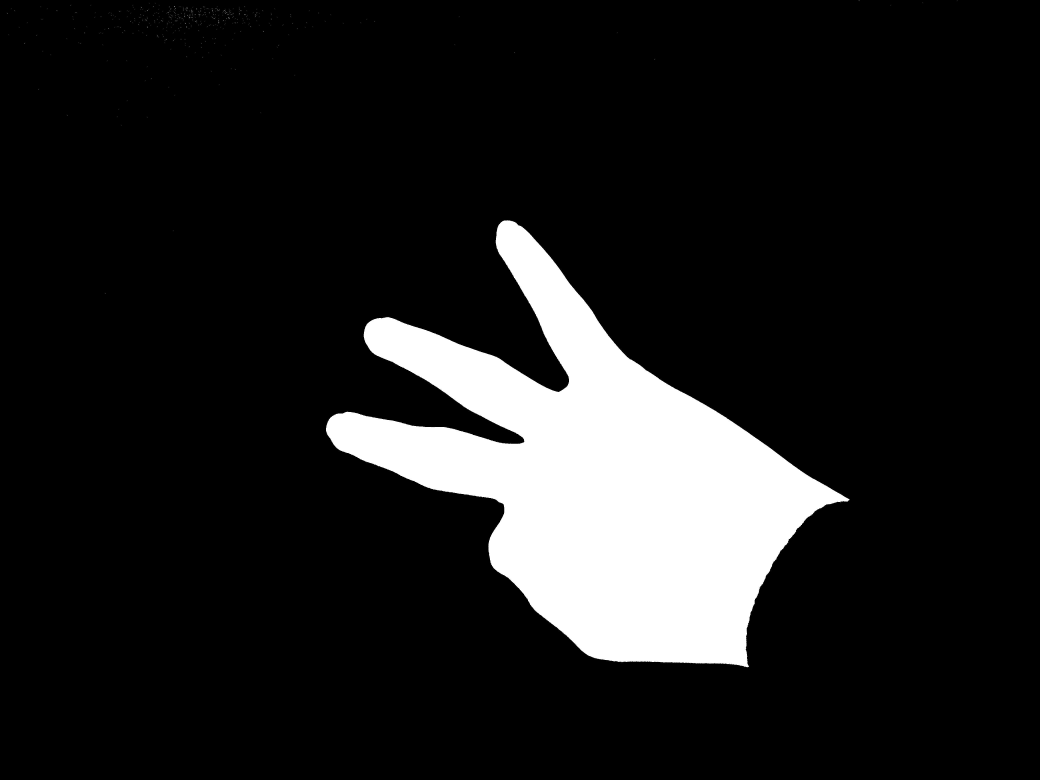
%> input picture t_c.jpg, 4160 x 3120 px (shown at 1/4 size)
$ octave countThree.m   (GNU Octave 9; MATLAB toolbox functions it lacks are replaced by stand-ins)
%> lines starting %> are read from the running program, lines starting %| are printed output that depends on the picture; in (x1, y1, x2, y2) boxes, pixels count from 0 and x2, y2 are one past the last pixel; in counts of white or black regions, pixels touching at a corner belong together; the program's own positions count from 1
### helper_files/testT.m
function [] = testT(fileName)
%> called with fileName = 't_c.jpg'
gestureImg = im2bw(imresize(imread(fileName), 0.1), 0.5);
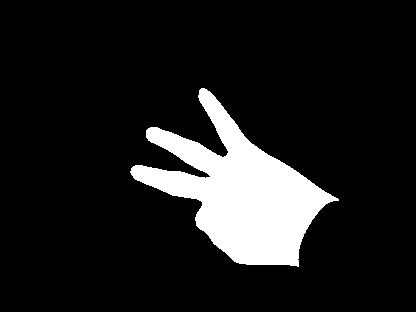
%> gestureImg: size 312x416 logical; 11.8% white; 1 white region, box (x1, y1, x2, y2) and area: (130, 88, 339, 267) 15352
trimedGestureImg = imtrim(gestureImg);
count = countFinger(trimedGestureImg);
fprintf('%s count=%d\n', fileName, count);
end

### imtrim.m
function [out1,out2,out3,out4,out5] = imtrim(im,location)
  %IMTRIM auto-crop an image like Photoshop's Edit>Trim feature, as of yet only
  %grayscale imagse are supported
  %
  %   cropped = IMTRIM(IM) crop image based on top left corner
  %
  %   [cropped,t,b,l,r] = IMTRIM(IM) return cropped image and indices used to
  %   crop the image. So cropped = im(t:b,l:r);
  %
  %   [t,b,l,r] = IMTRIM(IM) return only indices used to crop the image. So
  %   cropped = im(t:b,l:r);
  %
  %   [...] = IMTRIM(IM,location) same as above but location may specify
  %   top-left corner ('NorthWest') or bottom-right corner ('SouthEast') to be
  %   the picel used in determining the auto-crop
  %
  %   Copyright Alec Jacobson, 2010
  %

  if(~exist('location'))
    location = 'NorthWest';
  end

  % gather corner value to which the image is compared
  if(strcmp(location,'NorthWest'))
    corner_value = im(1,1);
%> corner_value = false
  elseif(strcmp(location,'SouthEast'))
    corner_value = im(1,1);
  else
    error([location ' is not a valid location']);
  end

  % hard-coded threshold parameter, works equivalently with Photoshop's
  % hardcoded parameter
  threshold = 0.1;

  % get difference of image with corner value
  %difference = abs(im - corner_value)>0.1;
  % should work for any number of channels
  difference = sqrt(sum((im - corner_value).^2,3)) > ...
    sqrt(threshold^2*size(im,3));
  [left_i,left_j] = ind2sub(size(difference),find(difference,1));
%> left_i = 172; left_j = 131
  [right_i,right_j] = ind2sub(size(difference),find(difference,1,'last'));
%> right_i = 201; right_j = 339
  [top_j,top_i] = ind2sub(size(difference'),find(difference',1));
%> top_j = 202; top_i = 89
  [bottom_j,bottom_i] = ind2sub(size(difference'),find(difference',1,'last'));
%> bottom_j = 299; bottom_i = 267
  if(nargout == 1)
    out1 = im(top_i:bottom_i,left_j:right_j);
%> out1: size 179x209 logical; 41% white; 1 white region, box (x1, y1, x2, y2) and area: (0, 0, 209, 179) 15352
  elseif(nargout == 5)
    out1 = im(top_i:bottom_i,left_j:right_j);
    out2 = top_i;
    out3 = bottom_i;
    out4 = left_j;
    out5 = right_j;
  else
    out1 = top_i;
    out2 = bottom_i;
    out3 = left_j;
    out4 = right_j;
  end
end

### countFinger.m
function maxCount = countFinger(img)
% 1) img is already trimmed 2) img is binary
% img = imtrim(im2bw(imresize(imread('f_ur.jpg'), 0.1), 0.5), 'NorthWest');
img = imrotate(img, -30);
%> img: size 260x271 logical; 21.8% white; 1 white region, box (x1, y1, x2, y2) and area: (47, 36, 215, 240) 15352

img = imclose(img,strel('disk',5)); % denoise
%> img: size 260x271 logical; 22.2% white; 1 white region, box (x1, y1, x2, y2) and area: (47, 36, 215, 240) 15612
img = imfill(img, 'holes'); % remove "space" in fist
% img = edge(img,'prewitt'); % get a edged image
img = imclose(img,strel('disk',5)); % smooth
img = imclose(img,strel('disk',5)); % smooth again
img = imclose(img,strel('disk',5)); % smooth again and again
img = imresize(img, [size(img,1)-20, size(img,2)]); % reduce alternating pixel effect
%> img: size 240x271 logical; 22.2% white; 1 white region, box (x1, y1, x2, y2) and area: (47, 33, 215, 222) 14414
% imshow(img); uncomment this to see the image to scan

prev = 0; % previous color value
curr = 0; % current color value
count = 0; % number of color changes
maxCount = 0; % track the maximum count ever encounter
for row=1:5:size(img, 1) % step size=5, reduce alternating pixel effect
    count = 0;
    for col=1:size(img, 2) % horizontal scan
        curr = img(row, col); % get color value for this [row, col]
        if ne(curr, prev) % if curr != prev
            count = count + 1;
            prev = curr;
        end
    end
    maxCount = max(maxCount, count); % update maxCount
end
%> this loop made 48 passes
%> maxCount on passes 1 to 12: 0, 0, 0, 0, 0, 0, 0, 2, 2, 4, 4, 4
%> after the loop, prev = false
maxCount = int8(maxCount/2); % round to integer
%> maxCount = 3
% fprintf('%d fingers\n', maxCount); uncomment this to see counts

### helper_files/countThree.m
testT('t_c.jpg');
%| t_c.jpg count=3
testT('t_ll.jpg');
%> call 2 of testT, with fileName = 't_ll.jpg'
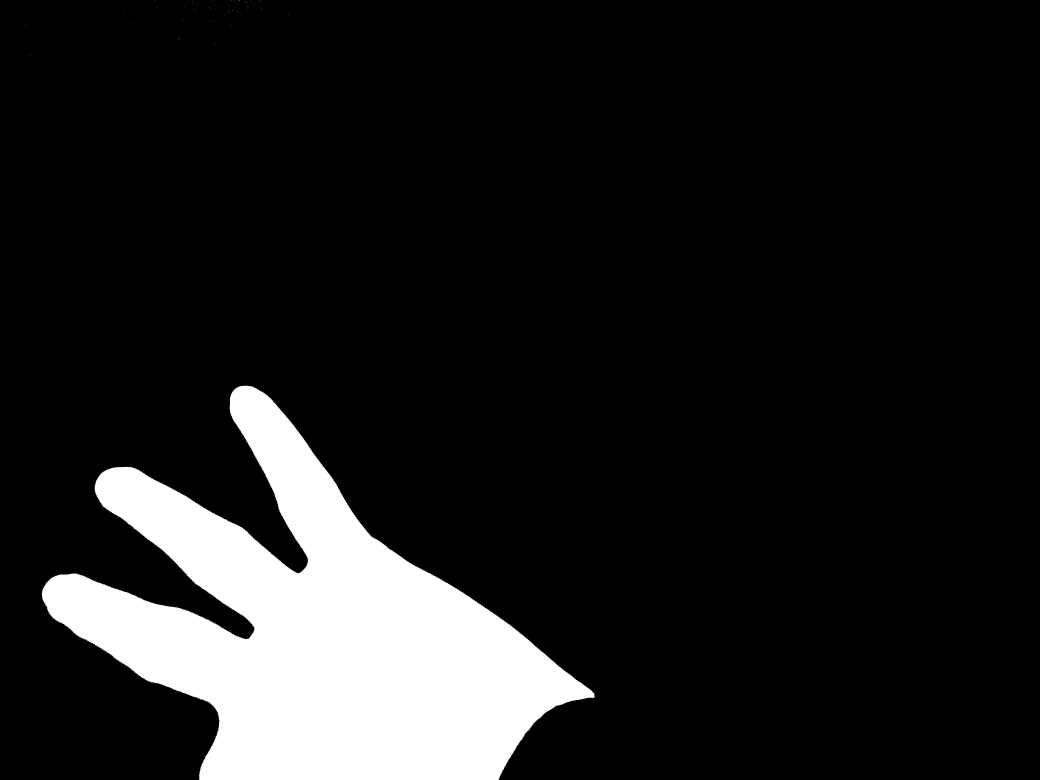
%> input picture t_ll.jpg, 4160 x 3120 px (shown at 1/4 size)
%> in testT (call 2), `gestureImg = im2bw(imresize(imread(fileName), 0.1), 0.5);`: gestureImg: size 312x416 logical; 12% white; 1 white region, box (x1, y1, x2, y2) and area: (17, 154, 238, 312) 15634
%> in imtrim (call 2), `out1 = im(top_i:bottom_i,left_j:right_j);`: out1: size 158x221 logical; 44.8% white; 1 white region, box (x1, y1, x2, y2) and area: (0, 0, 221, 158) 15634
%> in countFinger (call 2), `img = imrotate(img, -30);`: img: size 248x271 logical; 23.3% white; 1 white region, box (x1, y1, x2, y2) and area: (36, 40, 209, 229) 15639
%> in countFinger (call 2), `img = imclose(img,strel('disk',5));`: img: size 248x271 logical; 23.6% white; 1 white region, box (x1, y1, x2, y2) and area: (36, 40, 209, 229) 15852
%> in countFinger (call 2), `img = imresize(img, [size(img,1)-20, size(img,2)]);`: img: size 228x271 logical; 23.6% white; 1 white region, box (x1, y1, x2, y2) and area: (36, 37, 209, 211) 14578
%> the loop in countFinger (call 2), `for row=1:5:size(img, 1)` made 46 passes
%| t_ll.jpg count=3
testT('t_lr.jpg');
%> call 3 of testT, with fileName = 't_lr.jpg'
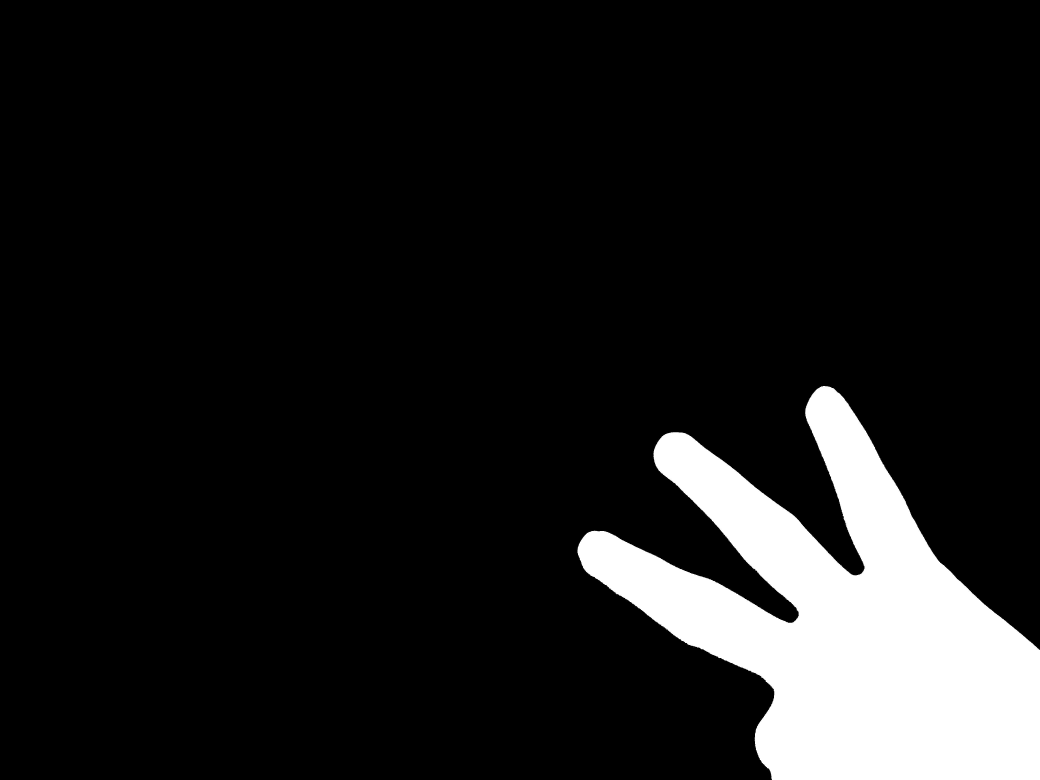
%> input picture t_lr.jpg, 4160 x 3120 px (shown at 1/4 size)
%> in testT (call 3), `gestureImg = im2bw(imresize(imread(fileName), 0.1), 0.5);`: gestureImg: size 312x416 logical; 10.7% white; 1 white region, box (x1, y1, x2, y2) and area: (231, 154, 416, 312) 13850
%> in imtrim (call 3), `out1 = im(top_i:bottom_i,left_j:right_j);`: out1: size 158x185 logical; 47.4% white; 1 white region, box (x1, y1, x2, y2) and area: (0, 0, 185, 158) 13850
%> in countFinger (call 3), `img = imrotate(img, -30);`: img: size 230x240 logical; 25.1% white; 1 white region, box (x1, y1, x2, y2) and area: (45, 35, 186, 230) 13847
%> in countFinger (call 3), `img = imclose(img,strel('disk',5));`: img: size 230x240 logical; 25.4% white; 1 white region, box (x1, y1, x2, y2) and area: (45, 35, 186, 230) 14017
%> in countFinger (call 3), `img = imresize(img, [size(img,1)-20, size(img,2)]);`: img: size 210x240 logical; 25.4% white; 1 white region, box (x1, y1, x2, y2) and area: (45, 32, 186, 210) 12792
%| t_lr.jpg count=3
testT('t_ul.jpg');
%> call 4 of testT, with fileName = 't_ul.jpg'
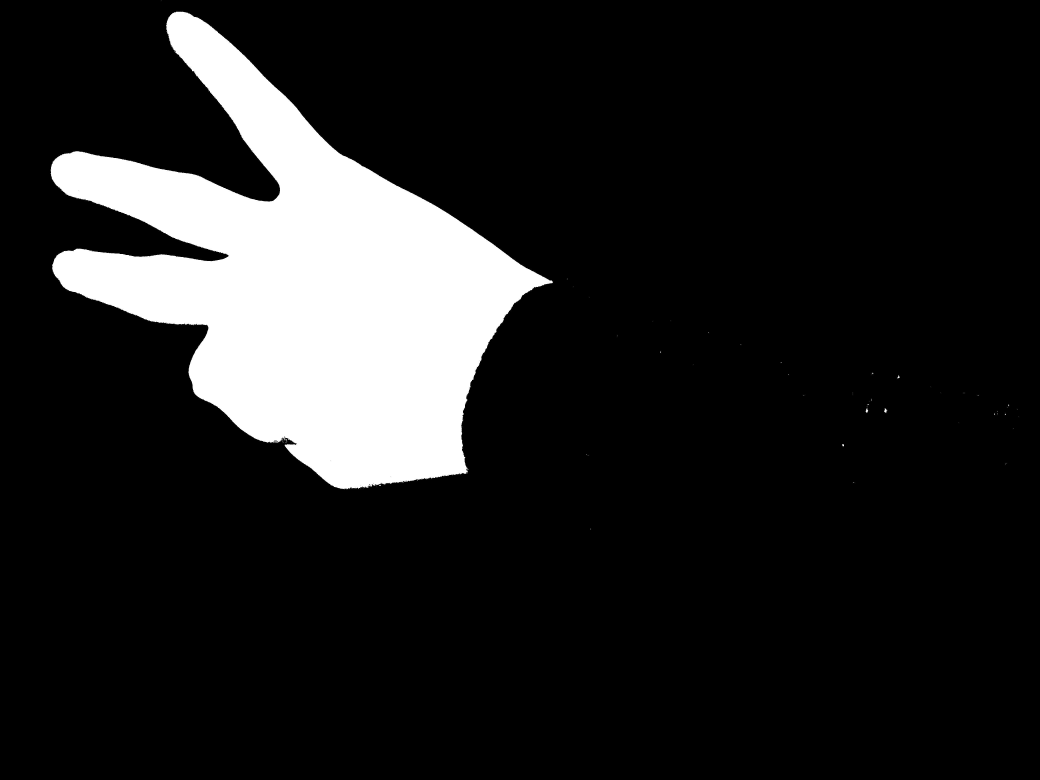
%> input picture t_ul.jpg, 4160 x 3120 px (shown at 1/4 size)
%> in testT (call 4), `gestureImg = im2bw(imresize(imread(fileName), 0.1), 0.5);`: gestureImg: size 312x416 logical; 13% white; 3 white regions (2 under 20 px), largest, box (x1, y1, x2, y2) and area: (20, 5, 221, 196) 16889
%> in imtrim (call 4), `out1 = im(top_i:bottom_i,left_j:right_j);`: out1: size 191x335 logical; 26.4% white; 3 white regions (2 under 20 px), largest, box (x1, y1, x2, y2) and area: (0, 0, 201, 191) 16889
%> in countFinger (call 4), `img = imrotate(img, -30);`: img: size 333x386 logical; 13.1% white; 3 white regions (2 under 20 px), largest, box (x1, y1, x2, y2) and area: (45, 25, 216, 243) 16888
%> in countFinger (call 4), `img = imclose(img,strel('disk',5));`: img: size 333x386 logical; 13.3% white; 3 white regions (2 under 20 px), largest, box (x1, y1, x2, y2) and area: (45, 25, 216, 243) 17141
%> in countFinger (call 4), `img = imresize(img, [size(img,1)-20, size(img,2)]);`:
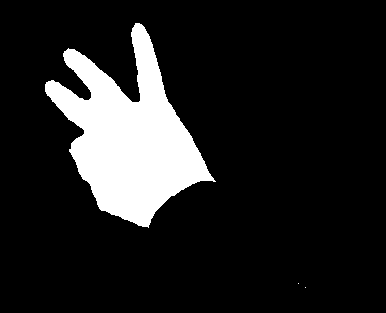
%> img: size 313x386 logical; 13.3% white; 3 white regions (2 under 20 px), largest, box (x1, y1, x2, y2) and area: (45, 23, 216, 228) 16100
%> the loop in countFinger (call 4), `for row=1:5:size(img, 1)` made 63 passes
%| t_ul.jpg count=3
testT('t_ur.jpg');
%> call 5 of testT, with fileName = 't_ur.jpg'
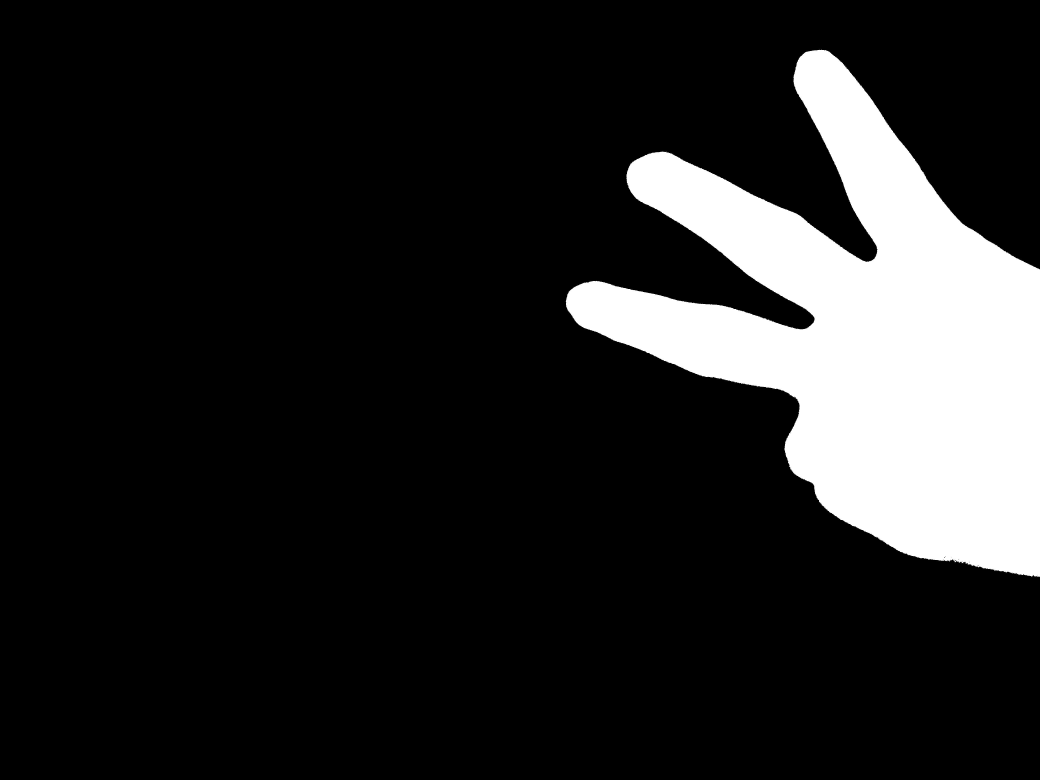
%> input picture t_ur.jpg, 4160 x 3120 px (shown at 1/4 size)
%> in testT (call 5), `gestureImg = im2bw(imresize(imread(fileName), 0.1), 0.5);`: gestureImg: size 312x416 logical; 14.1% white; 1 white region, box (x1, y1, x2, y2) and area: (226, 20, 416, 231) 18289
%> in imtrim (call 5), `out1 = im(top_i:bottom_i,left_j:right_j);`: out1: size 211x190 logical; 45.6% white; 1 white region, box (x1, y1, x2, y2) and area: (0, 0, 190, 211) 18289
%> in countFinger (call 5), `img = imrotate(img, -30);`: img: size 278x271 logical; 24.3% white; 1 white region, box (x1, y1, x2, y2) and area: (54, 49, 226, 278) 18297
%> in countFinger (call 5), `img = imclose(img,strel('disk',5));`: img: size 278x271 logical; 24.5% white; 1 white region, box (x1, y1, x2, y2) and area: (54, 49, 226, 278) 18470
%> in countFinger (call 5), `img = imresize(img, [size(img,1)-20, size(img,2)]);`:
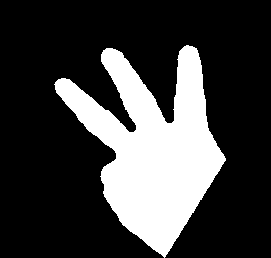
%> img: size 258x271 logical; 24.5% white; 1 white region, box (x1, y1, x2, y2) and area: (54, 45, 226, 258) 17143
%> the loop in countFinger (call 5), `for row=1:5:size(img, 1)` made 52 passes
%| t_ur.jpg count=3
